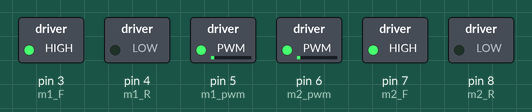
Simulated run of this sketch. Board: Arduino Uno, built with avr-gcc and run on an emulated ATmega328P. Parts: switched loads named in the sketch (green lamp = pin HIGH).

Above: at 0.1 s.
Timing chart, 0 to 1.6 s (numbered marks = the images above):
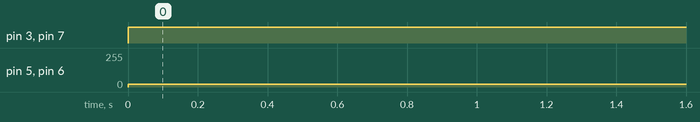

Measured:
- by itself, pin 3 (m1_F), pin 7 (m2_F): LOW → HIGH at 0.00 s
- by itself, pin 5 (m1_pwm), pin 6 (m2_pwm): 0/255 → 20/255 at 0.00 s

The sketch:

Rames_motor_Run.ino
```cpp
int m1_F = 3;
int m1_R = 4;
int m2_F = 7;
int m2_R = 8;
int m1_pwm = 5;
int m2_pwm = 6;
int pwm1 = 20; // change this to vary pwm
int pwm2 = 20;

void setup() {
  for(int i = 3;i<9;i++)
  {
    pinMode(i,OUTPUT);
  }
  // put your setup code here, to run once:

}

void loop() {
  digitalWrite(m1_F,HIGH);
  digitalWrite(m1_R,LOW);
  analogWrite(m1_pwm,pwm1);
  digitalWrite(m2_F,HIGH);
  digitalWrite(m2_R,LOW);
  analogWrite(m2_pwm,pwm2);
  // put your main code here, to run repeatedly:

}
```
